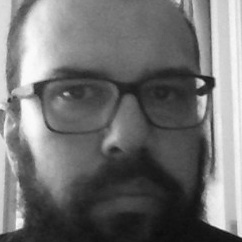
#> input picture Face Detection/face_recognition_project/dataset/User.1.1.jpg, 242 x 242 px, given in place of the camera
$ python ReconhecimentoFace.py
#> lines starting #> are read from the running program, lines starting #| are printed output that depends on the picture; after the words box and inside, x2 and y2 are one past the last pixel; in counts of white or black regions, pixels touching at a corner belong together
import cv2
import numpy as np


face_classifier = cv2.CascadeClassifier('Haarcascades/haarcascade_frontalface_default.xml')

def detectorFace(img, size=0.5):

    gray = cv2.cvtColor(img,cv2.COLOR_BGR2GRAY)
    faces = face_classifier.detectMultiScale(gray, 1.3, 5)
    if faces is ():
        return img, []

    for (x,y,w,h) in faces:
        cv2.rectangle(img,(x,y),(x+w,y+h),(0,255,255),2)
        roi = img[y:y+h, x:x+w]
        roi = cv2.resize(roi, (300, 300))
    return img, roi


# Capturar imagens
cap = cv2.VideoCapture(0)

while True:

    ret, frame = cap.read()
#> frame is the input picture: shape (242, 242, 3); min 13, max 252, mean 112.9

    image, face = detectorFace(frame)
#> in detectorFace, `faces = face_classifier.detectMultiScale(gray, 1.3, 5)`: faces = ()
#> face = []

    try:
        face = cv2.cvtColor(face, cv2.COLOR_BGR2GRAY)


        results = model.predict(face)
        print(results[1])

        if results[1] < 5000:
            confidence = int( 100 * (1 - (results[1])/400) )
            print(confidence)
            display_string = str(confidence) + '% Match usuario'

        cv2.putText(image, display_string, (100, 120), cv2.FONT_HERSHEY_COMPLEX, 1, (255,120,150), 2)

        if confidence < 600:
            cv2.putText(image, "Negado", (250, 450), cv2.FONT_HERSHEY_COMPLEX, 1, (0,255,0), 2)
            cv2.imshow('Reconhecimento face', image )
        else:
            cv2.putText(image, "Permitido", (250, 450), cv2.FONT_HERSHEY_COMPLEX, 1, (0,0,255), 2)
            cv2.imshow('reconhecimento Face', image )

    except:
        cv2.putText(image, "Face não encontrada", (220, 120) , cv2.FONT_HERSHEY_COMPLEX, 1, (0,0,255), 2)
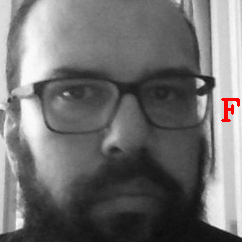
#> image: shape (242, 242, 3); 0.35% of pixels changed, all inside (x1, y1, x2, y2) = (221, 98, 240, 122)
        cv2.putText(image, "Negado", (250, 450), cv2.FONT_HERSHEY_COMPLEX, 1, (0,0,255), 2)
        cv2.imshow('Reconhecimento face', image )
        pass

    if cv2.waitKey(1) == 13: #13 = Enter
#> (key Esc is pressed here)
        break

cap.release()
cv2.destroyAllWindows()

$ run again, on Face Detection/face_recognition_project/dataset/User.1.10.jpg
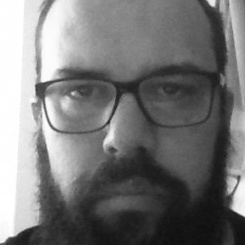
#> input picture Face Detection/face_recognition_project/dataset/User.1.10.jpg, 245 x 245 px, given in place of the camera
#> frame is the input picture: shape (245, 245, 3); min 15, max 255, mean 119
#> faces = ()
#> face = []
#> `cv2.putText(image, "Face não encontrada", (220, 120) , cv2.FONT_HERSHE..`:
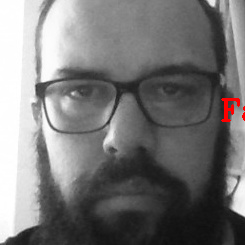
#> image: shape (245, 245, 3); 0.39% of pixels changed, all inside (x1, y1, x2, y2) = (221, 98, 245, 122)

$ run again, on Face Detection/face_recognition_project/dataset/User.1.11.jpg
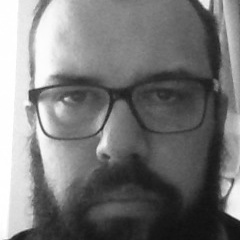
#> input picture Face Detection/face_recognition_project/dataset/User.1.11.jpg, 240 x 240 px, given in place of the camera
#> frame is the input picture: shape (240, 240, 3); min 15, max 255, mean 119.5
#> faces = ()
#> face = []
#> `cv2.putText(image, "Face não encontrada", (220, 120) , cv2.FONT_HERSHE..`:
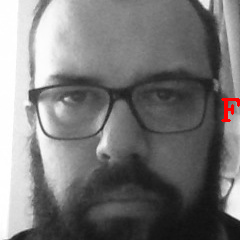
#> image: shape (240, 240, 3); 0.36% of pixels changed, all inside (x1, y1, x2, y2) = (221, 98, 240, 122)
